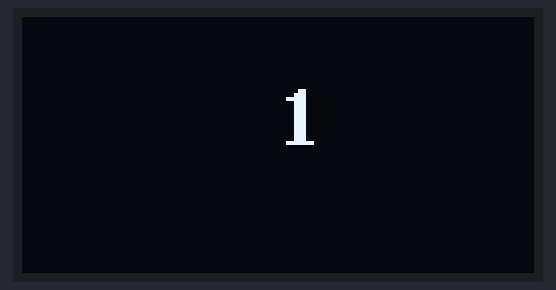
A sketch run on a simulated Arduino Uno, built with avr-gcc and run on an emulated ATmega328P. Parts: 128×64 one-colour display.

Above: at 2.1 s.
At 6.3 s:
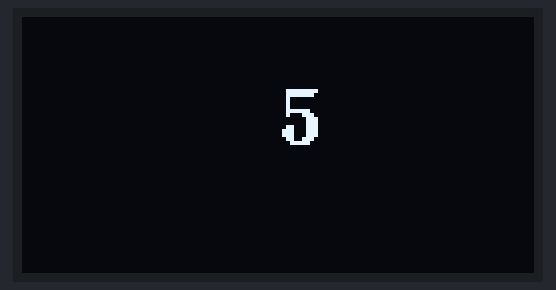
At 10.4 s:
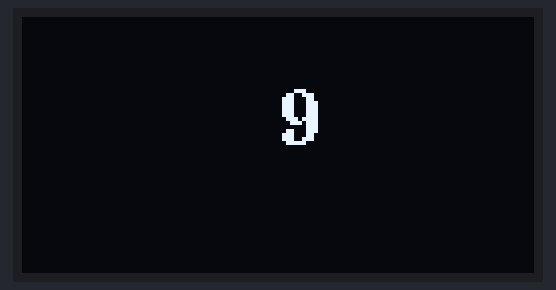
At 19.7 s:
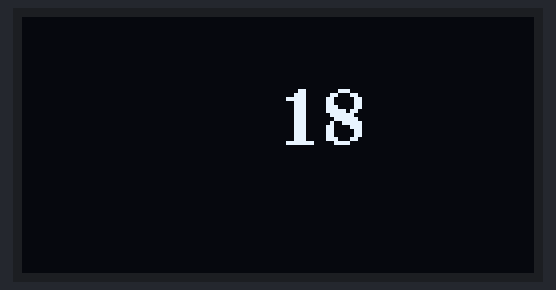
At 28.9 s:
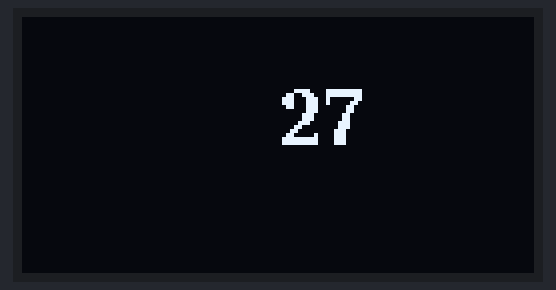
At 38.2 s:
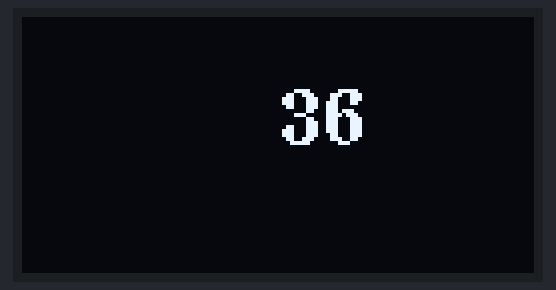

Measured:
- what the display in image 0 shows lasts 1.0 s, from 2.1 s to 3.1 s

The sketch:

Screen_Counter_SH1106.ino
```cpp
#include <Arduino.h>
#include <U8g2lib.h>
#include <SPI.h>
#include <Wire.h>

U8G2_SH1106_128X64_NONAME_F_HW_I2C u8g2(U8G2_R0, /* reset=*/ U8X8_PIN_NONE); //Got from u8g2 documentation
int var_num = 0;
char buffer[10];

void setup() {
  u8g2.begin();
  Serial.begin(9600); //Binds seral output to connection 9600 Baud
}

void count_change() {
  var_num = var_num + 1; // for itoa (	The number base (10 = decimal, 16 = hex, 2 = binary, etc.) )
  itoa(var_num, buffer, 10);//function included by c++ that converts int to str. converts from int to array (buffer is my array). C++ can only hold one variable (1 or 2 or 3 instead of 123) while arrays holds them all seperatly and combines
  delay(1000);//delay 1 second
}

void loop() {
  // put your main code here, to run repeatedly:
  u8g2.firstPage();
    do
    {
      u8g2.setFont(u8g2_font_ncenB14_tr);
      u8g2.drawStr(64,32,buffer); //draw string fucntion, x, y, str,
      count_change();
  }while ( u8g2.nextPage() ); //use do while program to refresh screen basically do this then check while is true. like do the shopping, while it is below 5 pm
}

//Do this for cool ass flicking/flashing char* var = '1'; // diference between "" and '' is important. using '' is trying to read in ascII
//char* var = "1"; // diference between "" and '' is important
```
